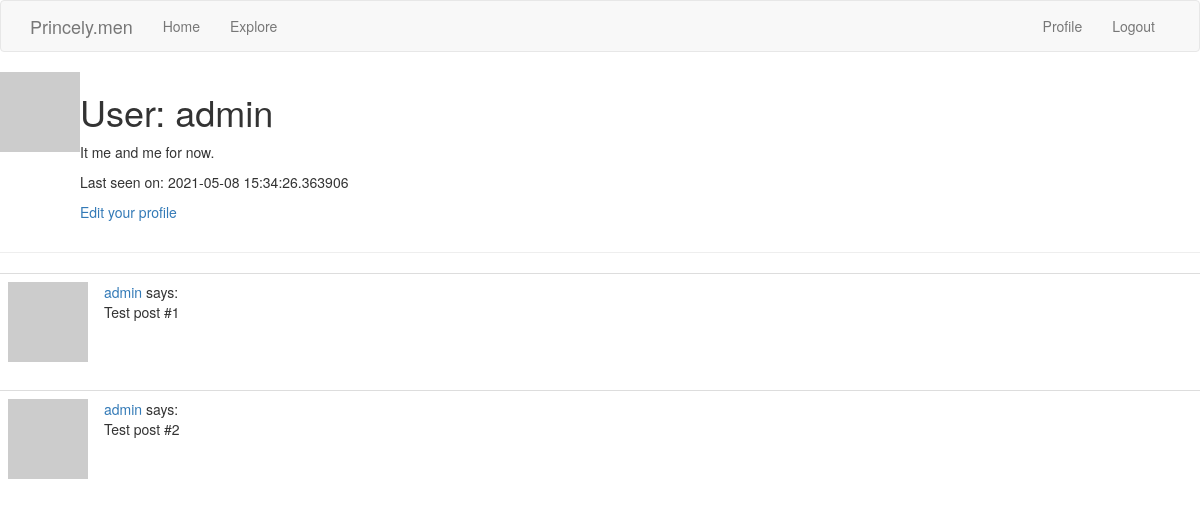
The app's page /user/admin (signed in) with its own data.
### app/models.py (models this page shows, shortened)
class User(UserMixin, db.Model):
    id = db.Column(db.Integer, primary_key=True)
    firstname = db.Column(db.String(64), index=True, unique=True)
    middlename = db.Column(db.String(64), index=True, unique=True)
    lastname = db.Column(db.String(64), index=True, unique=True)
    dob = db.Column(db.String(64), index=True, unique=True)
    tob = db.Column(db.String(64), index=True, unique=True)
    pob = db.Column(db.String(64), index=True, unique=True)
    mobile = db.Column(db.String(64), index=True, unique=True)
    number_of_questions = db.Column(db.Integer)
    username = db.Column(db.String(64), index=True, unique=True)
    email = db.Column(db.String(120), index=True, unique=True)
    password_hash = db.Column(db.String(128))
    posts = db.relationship('Post', backref='author', lazy='dynamic')
    def avatar(self, size):
        digest = md5(self.email.lower().encode('utf-8')).hexdigest()
        return 'https://www.gravatar.com/avatar/{}?d=identicon&s={}'.format(
            digest, size)
    about_me = db.Column(db.String(140))
    last_seen = db.Column(db.DateTime, default=datetime.utcnow)

### app/users/__init__.py (the view)
@bp.route('/user/<username>')
@login_required
def user(username):
    user = User.query.filter_by(username=username).first_or_404()
    posts = [
        {'author': user, 'body': 'Test post #1'},
        {'author': user, 'body': 'Test post #2'}
    ]
    return render_template('users/user.html', user=user, posts=posts)

### app/models.py (called while the page is built)
@login.user_loader
def load_user(id):
    return User.query.get(int(id))

### app/users/__init__.py (called while the page is built)
@bp.before_request
def before_request():
    if current_user.is_authenticated:
        current_user.last_seen = datetime.utcnow()
        db.session.commit()

### app/templates/users/user.html
{% extends "users/base.html" %}
{% block content %}
    <table>
        <tr valign="top">
            <td><img src="{{ user.avatar(128) }}"></td>
            <td>
                <h1>User: {{ user.username }}</h1>
                {% if user.about_me %}<p>{{ user.about_me }}</p>{% endif %}
                {% if user.last_seen %}<p>Last seen on: {{ user.last_seen }}</p>{% endif %}
				{% if user == current_user %}
					<p><a href="{{ url_for('users.edit_profile') }}">Edit your profile</a></p>
				{% endif %}
            </td>
        </tr>
    </table>
    <hr>
    {% for post in posts %}
        {% include 'users/_post.html' %}
    {% endfor %}
{% endblock %}

### app/templates/users/_post.html
<table class="table table-hover">
	<tr>
		<td width="70px">
			<a href="{{ url_for('users.user', username=post.author.username) }}">
				<img src="{{ post.author.avatar(70) }}" />
			</a>
		</td>
		<td>
			<a href="{{ url_for('users.user', username=post.author.username) }}">
				{{ post.author.username }}
			</a>
			says:
			<br>
			{{ post.body }}
		</td>
	</tr>
</table>

### records on screen
User: username "admin", about_me "It me and me for now.", last_seen "2021-05-08 15:34:26.363906", author.username "admin" "admin"

### other values on screen
{{ post.body }} "Test post #1" "Test post #2"
